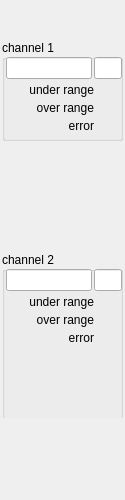
<?xml version="1.0" encoding="UTF-8"?>
<ui version="4.0">
 <class>Form</class>
 <widget class="QWidget" name="Form">
  <property name="geometry">
   <rect>
    <x>0</x>
    <y>0</y>
    <width>125</width>
    <height>500</height>
   </rect>
  </property>
  <property name="windowTitle">
   <string>Form</string>
  </property>
  <widget class="caInclude" name="cainclude">
   <property name="geometry">
    <rect>
     <x>0</x>
     <y>0</y>
     <width>128</width>
     <height>500</height>
    </rect>
   </property>
   <property name="toolTip">
    <string>&lt;html&gt;&lt;head/&gt;&lt;body&gt;&lt;p&gt;OPERATIONAL status of the slave&lt;/p&gt;&lt;/body&gt;&lt;/html&gt;</string>
   </property>
   <property name="macro">
    <string>IOC=$(IOC),MasterID=$(MasterID),SlaveID=$(SlaveID)</string>
   </property>
   <property name="filename" stdset="0">
    <string notr="true">ecmcE_slave_frame.ui</string>
   </property>
  </widget>
  <widget class="caFrame" name="ch1">
   <property name="geometry">
    <rect>
     <x>2</x>
     <y>40</y>
     <width>121</width>
     <height>206</height>
    </rect>
   </property>
   <property name="macro">
    <string notr="true">IOC=$(IOC),MasterID=$(MasterID),SlaveID=$(SlaveID),CH=1</string>
   </property>
   <property name="backgroundMode">
    <enum>caFrame::Outline</enum>
   </property>
   <widget class="QGroupBox" name="groupBox_3">
    <property name="geometry">
     <rect>
      <x>0</x>
      <y>0</y>
      <width>121</width>
      <height>101</height>
     </rect>
    </property>
    <property name="autoFillBackground">
     <bool>false</bool>
    </property>
    <property name="title">
     <string>channel 1</string>
    </property>
    <property name="flat">
     <bool>true</bool>
    </property>
    <widget class="caFrame" name="caframe_4">
     <property name="geometry">
      <rect>
       <x>2</x>
       <y>15</y>
       <width>120</width>
       <height>80</height>
      </rect>
     </property>
     <property name="macro">
      <string notr="true">CH=1,IOC=$(IOC),MasterID=$(MasterID),SlaveID=$(SlaveID),HWType=$(HWType)</string>
     </property>
     <layout class="QGridLayout" name="gridLayout_9">
      <property name="margin">
       <number>2</number>
      </property>
      <property name="spacing">
       <number>2</number>
      </property>
      <item row="0" column="0">
       <layout class="QHBoxLayout" name="horizontalLayout_3" stretch="3,1">
        <item>
         <widget class="caLineEdit" name="calineedit_5">
          <property name="alignment">
           <set>Qt::AlignRight|Qt::AlignTrailing|Qt::AlignVCenter</set>
          </property>
          <property name="channel" stdset="0">
           <string notr="true">$(IOC):m$(MasterID)s$(SlaveID)-AI0$(CH)</string>
          </property>
          <property name="background">
           <color alpha="0">
            <red>160</red>
            <green>160</green>
            <blue>164</blue>
           </color>
          </property>
          <property name="colorMode">
           <enum>caLineEdit::Static</enum>
          </property>
          <property name="precisionMode">
           <enum>caLineEdit::Channel</enum>
          </property>
         </widget>
        </item>
        <item>
         <widget class="caLineEdit" name="calineedit_6">
          <property name="channel" stdset="0">
           <string notr="true">$(IOC):m$(MasterID)s$(SlaveID)-AI0$(CH).EGU</string>
          </property>
          <property name="background">
           <color alpha="0">
            <red>160</red>
            <green>160</green>
            <blue>164</blue>
           </color>
          </property>
          <property name="colorMode">
           <enum>caLineEdit::Static</enum>
          </property>
          <property name="precisionMode">
           <enum>caLineEdit::User</enum>
          </property>
         </widget>
        </item>
       </layout>
      </item>
      <item row="1" column="0">
       <layout class="QGridLayout" name="gridLayout_3" columnstretch="10,3">
        <property name="spacing">
         <number>2</number>
        </property>
        <item row="1" column="0">
         <widget class="caLabel" name="calabel_10">
          <property name="toolTip">
           <string/>
          </property>
          <property name="text">
           <string>over range</string>
          </property>
          <property name="textFormat">
           <enum>Qt::PlainText</enum>
          </property>
          <property name="alignment">
           <set>Qt::AlignBottom|Qt::AlignRight|Qt::AlignTrailing</set>
          </property>
         </widget>
        </item>
        <item row="0" column="1">
         <widget class="caLed" name="caled_9">
          <property name="toolTip">
           <string>&lt;html&gt;&lt;head/&gt;&lt;body&gt;&lt;p&gt;E-Bus Power Status&lt;/p&gt;&lt;/body&gt;&lt;/html&gt;</string>
          </property>
          <property name="rectangular">
           <bool>true</bool>
          </property>
          <property name="gradientEnabled">
           <bool>false</bool>
          </property>
          <property name="ledWidth">
           <number>16</number>
          </property>
          <property name="ledHeight">
           <number>16</number>
          </property>
          <property name="channel" stdset="0">
           <string notr="true">$(IOC):m$(MasterID)s$(SlaveID)-AI0$(CH)-UndrLimAlrm</string>
          </property>
          <property name="colorMode">
           <enum>caLed::Static</enum>
          </property>
          <property name="falseColor">
           <color>
            <red>170</red>
            <green>0</green>
            <blue>0</blue>
           </color>
          </property>
          <property name="trueColor">
           <color>
            <red>0</red>
            <green>85</green>
            <blue>0</blue>
           </color>
          </property>
          <property name="trueValue">
           <string notr="true">0</string>
          </property>
          <property name="falseValue">
           <string notr="true">1</string>
          </property>
         </widget>
        </item>
        <item row="2" column="1">
         <widget class="caLed" name="caled_10">
          <property name="toolTip">
           <string/>
          </property>
          <property name="rectangular">
           <bool>true</bool>
          </property>
          <property name="gradientEnabled">
           <bool>false</bool>
          </property>
          <property name="ledWidth">
           <number>16</number>
          </property>
          <property name="ledHeight">
           <number>16</number>
          </property>
          <property name="channel" stdset="0">
           <string notr="true">$(IOC):m$(MasterID)s$(SlaveID)-AI0$(CH)-ErrAlrm</string>
          </property>
          <property name="colorMode">
           <enum>caLed::Static</enum>
          </property>
          <property name="falseColor">
           <color>
            <red>170</red>
            <green>0</green>
            <blue>0</blue>
           </color>
          </property>
          <property name="trueColor">
           <color>
            <red>0</red>
            <green>85</green>
            <blue>0</blue>
           </color>
          </property>
          <property name="trueValue">
           <string notr="true">0</string>
          </property>
          <property name="falseValue">
           <string notr="true">1</string>
          </property>
         </widget>
        </item>
        <item row="2" column="0">
         <widget class="caLabel" name="calabel_11">
          <property name="toolTip">
           <string/>
          </property>
          <property name="text">
           <string>error</string>
          </property>
          <property name="textFormat">
           <enum>Qt::PlainText</enum>
          </property>
          <property name="alignment">
           <set>Qt::AlignBottom|Qt::AlignRight|Qt::AlignTrailing</set>
          </property>
         </widget>
        </item>
        <item row="0" column="0">
         <widget class="caLabel" name="calabel_12">
          <property name="toolTip">
           <string/>
          </property>
          <property name="text">
           <string>under range</string>
          </property>
          <property name="textFormat">
           <enum>Qt::PlainText</enum>
          </property>
          <property name="alignment">
           <set>Qt::AlignBottom|Qt::AlignRight|Qt::AlignTrailing</set>
          </property>
         </widget>
        </item>
        <item row="1" column="1">
         <widget class="caLed" name="caled_11">
          <property name="toolTip">
           <string/>
          </property>
          <property name="rectangular">
           <bool>true</bool>
          </property>
          <property name="gradientEnabled">
           <bool>false</bool>
          </property>
          <property name="ledWidth">
           <number>16</number>
          </property>
          <property name="ledHeight">
           <number>16</number>
          </property>
          <property name="channel" stdset="0">
           <string notr="true">$(IOC):m$(MasterID)s$(SlaveID)-AI0$(CH)-OvrLimAlrm</string>
          </property>
          <property name="colorMode">
           <enum>caLed::Static</enum>
          </property>
          <property name="falseColor">
           <color>
            <red>170</red>
            <green>0</green>
            <blue>0</blue>
           </color>
          </property>
          <property name="trueColor">
           <color>
            <red>0</red>
            <green>85</green>
            <blue>0</blue>
           </color>
          </property>
          <property name="trueValue">
           <string notr="true">0</string>
          </property>
          <property name="falseValue">
           <string notr="true">1</string>
          </property>
         </widget>
        </item>
       </layout>
      </item>
     </layout>
    </widget>
   </widget>
  </widget>
  <widget class="caFrame" name="ch2">
   <property name="geometry">
    <rect>
     <x>2</x>
     <y>212</y>
     <width>121</width>
     <height>206</height>
    </rect>
   </property>
   <property name="macro">
    <string notr="true">IOC=$(IOC),MasterID=$(MasterID),SlaveID=$(SlaveID)</string>
   </property>
   <property name="backgroundMode">
    <enum>caFrame::Outline</enum>
   </property>
   <widget class="QGroupBox" name="groupBox_5">
    <property name="geometry">
     <rect>
      <x>0</x>
      <y>40</y>
      <width>121</width>
      <height>201</height>
     </rect>
    </property>
    <property name="autoFillBackground">
     <bool>false</bool>
    </property>
    <property name="title">
     <string>channel 2</string>
    </property>
    <property name="flat">
     <bool>true</bool>
    </property>
    <widget class="caFrame" name="caframe_6">
     <property name="geometry">
      <rect>
       <x>2</x>
       <y>15</y>
       <width>120</width>
       <height>80</height>
      </rect>
     </property>
     <property name="macro">
      <string notr="true">CH=2,IOC=$(IOC),MasterID=$(MasterID),SlaveID=$(SlaveID),HWType=$(HWType)</string>
     </property>
     <layout class="QGridLayout" name="gridLayout_11">
      <property name="margin">
       <number>2</number>
      </property>
      <property name="spacing">
       <number>2</number>
      </property>
      <item row="0" column="0">
       <layout class="QHBoxLayout" name="horizontalLayout_5" stretch="3,1">
        <item>
         <widget class="caLineEdit" name="calineedit_9">
          <property name="alignment">
           <set>Qt::AlignRight|Qt::AlignTrailing|Qt::AlignVCenter</set>
          </property>
          <property name="channel" stdset="0">
           <string notr="true">$(IOC):m$(MasterID)s$(SlaveID)-AI0$(CH)</string>
          </property>
          <property name="background">
           <color alpha="0">
            <red>160</red>
            <green>160</green>
            <blue>164</blue>
           </color>
          </property>
          <property name="colorMode">
           <enum>caLineEdit::Static</enum>
          </property>
          <property name="precisionMode">
           <enum>caLineEdit::Channel</enum>
          </property>
         </widget>
        </item>
        <item>
         <widget class="caLineEdit" name="calineedit_10">
          <property name="channel" stdset="0">
           <string notr="true">$(IOC):m$(MasterID)s$(SlaveID)-AI0$(CH).EGU</string>
          </property>
          <property name="background">
           <color alpha="0">
            <red>160</red>
            <green>160</green>
            <blue>164</blue>
           </color>
          </property>
          <property name="colorMode">
           <enum>caLineEdit::Static</enum>
          </property>
          <property name="precisionMode">
           <enum>caLineEdit::User</enum>
          </property>
         </widget>
        </item>
       </layout>
      </item>
      <item row="1" column="0">
       <layout class="QGridLayout" name="gridLayout_5" columnstretch="10,3">
        <property name="spacing">
         <number>2</number>
        </property>
        <item row="1" column="0">
         <widget class="caLabel" name="calabel_16">
          <property name="toolTip">
           <string/>
          </property>
          <property name="text">
           <string>over range</string>
          </property>
          <property name="textFormat">
           <enum>Qt::PlainText</enum>
          </property>
          <property name="alignment">
           <set>Qt::AlignBottom|Qt::AlignRight|Qt::AlignTrailing</set>
          </property>
         </widget>
        </item>
        <item row="0" column="1">
         <widget class="caLed" name="caled_15">
          <property name="toolTip">
           <string>&lt;html&gt;&lt;head/&gt;&lt;body&gt;&lt;p&gt;E-Bus Power Status&lt;/p&gt;&lt;/body&gt;&lt;/html&gt;</string>
          </property>
          <property name="rectangular">
           <bool>true</bool>
          </property>
          <property name="gradientEnabled">
           <bool>false</bool>
          </property>
          <property name="ledWidth">
           <number>16</number>
          </property>
          <property name="ledHeight">
           <number>16</number>
          </property>
          <property name="channel" stdset="0">
           <string notr="true">$(IOC):m$(MasterID)s$(SlaveID)-AI0$(CH)-UndrLimAlrm</string>
          </property>
          <property name="colorMode">
           <enum>caLed::Static</enum>
          </property>
          <property name="falseColor">
           <color>
            <red>170</red>
            <green>0</green>
            <blue>0</blue>
           </color>
          </property>
          <property name="trueColor">
           <color>
            <red>0</red>
            <green>85</green>
            <blue>0</blue>
           </color>
          </property>
          <property name="trueValue">
           <string notr="true">0</string>
          </property>
          <property name="falseValue">
           <string notr="true">1</string>
          </property>
         </widget>
        </item>
        <item row="2" column="1">
         <widget class="caLed" name="caled_16">
          <property name="toolTip">
           <string/>
          </property>
          <property name="rectangular">
           <bool>true</bool>
          </property>
          <property name="gradientEnabled">
           <bool>false</bool>
          </property>
          <property name="ledWidth">
           <number>16</number>
          </property>
          <property name="ledHeight">
           <number>16</number>
          </property>
          <property name="channel" stdset="0">
           <string notr="true">$(IOC):m$(MasterID)s$(SlaveID)-AI0$(CH)-ErrAlrm</string>
          </property>
          <property name="colorMode">
           <enum>caLed::Static</enum>
          </property>
          <property name="falseColor">
           <color>
            <red>170</red>
            <green>0</green>
            <blue>0</blue>
           </color>
          </property>
          <property name="trueColor">
           <color>
            <red>0</red>
            <green>85</green>
            <blue>0</blue>
           </color>
          </property>
          <property name="trueValue">
           <string notr="true">0</string>
          </property>
          <property name="falseValue">
           <string notr="true">1</string>
          </property>
         </widget>
        </item>
        <item row="2" column="0">
         <widget class="caLabel" name="calabel_17">
          <property name="toolTip">
           <string/>
          </property>
          <property name="text">
           <string>error</string>
          </property>
          <property name="textFormat">
           <enum>Qt::PlainText</enum>
          </property>
          <property name="alignment">
           <set>Qt::AlignBottom|Qt::AlignRight|Qt::AlignTrailing</set>
          </property>
         </widget>
        </item>
        <item row="0" column="0">
         <widget class="caLabel" name="calabel_18">
          <property name="toolTip">
           <string/>
          </property>
          <property name="text">
           <string>under range</string>
          </property>
          <property name="textFormat">
           <enum>Qt::PlainText</enum>
          </property>
          <property name="alignment">
           <set>Qt::AlignBottom|Qt::AlignRight|Qt::AlignTrailing</set>
          </property>
         </widget>
        </item>
        <item row="1" column="1">
         <widget class="caLed" name="caled_17">
          <property name="toolTip">
           <string/>
          </property>
          <property name="rectangular">
           <bool>true</bool>
          </property>
          <property name="gradientEnabled">
           <bool>false</bool>
          </property>
          <property name="ledWidth">
           <number>16</number>
          </property>
          <property name="ledHeight">
           <number>16</number>
          </property>
          <property name="channel" stdset="0">
           <string notr="true">$(IOC):m$(MasterID)s$(SlaveID)-AI0$(CH)-OvrLimAlrm</string>
          </property>
          <property name="colorMode">
           <enum>caLed::Static</enum>
          </property>
          <property name="falseColor">
           <color>
            <red>170</red>
            <green>0</green>
            <blue>0</blue>
           </color>
          </property>
          <property name="trueColor">
           <color>
            <red>0</red>
            <green>85</green>
            <blue>0</blue>
           </color>
          </property>
          <property name="trueValue">
           <string notr="true">0</string>
          </property>
          <property name="falseValue">
           <string notr="true">1</string>
          </property>
         </widget>
        </item>
       </layout>
      </item>
     </layout>
    </widget>
   </widget>
  </widget>
 </widget>
 <customwidgets>
  <customwidget>
   <class>caFrame</class>
   <extends>QFrame</extends>
   <header>caFrame</header>
   <container>1</container>
  </customwidget>
  <customwidget>
   <class>caLabel</class>
   <extends>QLabel</extends>
   <header>caLabel</header>
  </customwidget>
  <customwidget>
   <class>caInclude</class>
   <extends>QWidget</extends>
   <header>caInclude</header>
  </customwidget>
  <customwidget>
   <class>caLed</class>
   <extends>QWidget</extends>
   <header>caLed</header>
  </customwidget>
  <customwidget>
   <class>caLineEdit</class>
   <extends>QLineEdit</extends>
   <header>caLineEdit</header>
  </customwidget>
 </customwidgets>
 <resources/>
 <connections/>
</ui>
